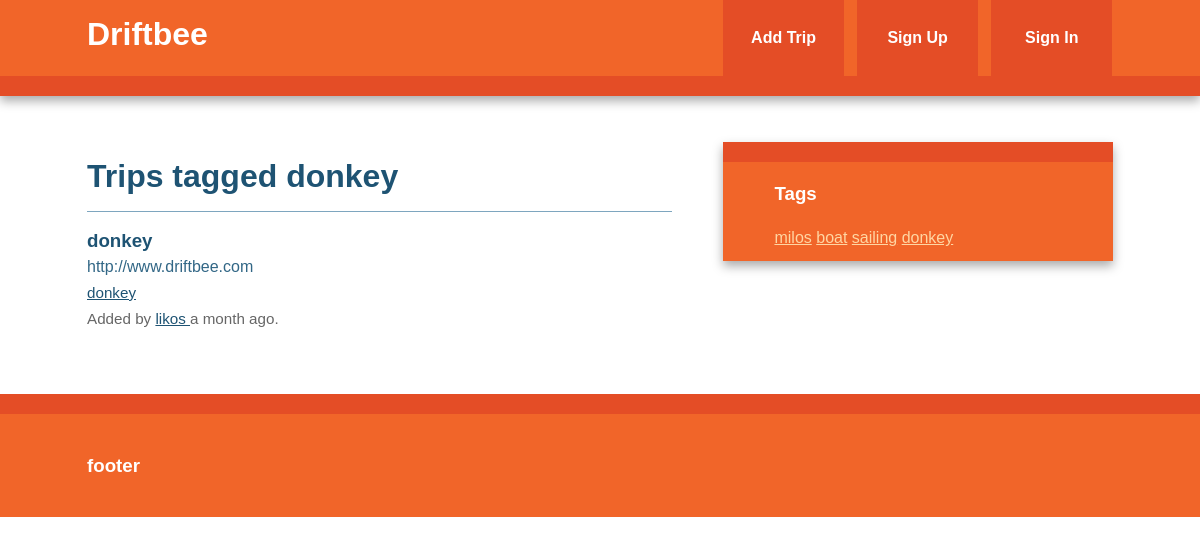
Page /tag/donkey on the committed database.
### thermos/models.py (models this page shows, shortened)
class Tag(db.Model):
    id = db.Column(db.Integer, primary_key=True)
    name = db.Column(db.String(25), nullable=False, unique=True, index=True)
    @staticmethod
    def all():
        return Tag.query.all()
    def __repr__(self):
        return self.name

class Bookmark(db.Model):
    id = db.Column(db.Integer, primary_key=True)
    url = db.Column(db.Text, nullable=False)
    date = db.Column(db.DateTime, default=datetime.utcnow)
    description = db.Column(db.String(300))
    user_id = db.Column(db.Integer, db.ForeignKey('user.id'), nullable=False)
    _tags = db.relationship('Tag', secondary=tags, backref=db.backref('bookmarks', lazy='dynamic'))
    @property
    def tags(self):
        return ",".join([t.name for t in self._tags])
    @tags.setter
    def tags(self, string):
        if string:
            self._tags = [Tag.get_or_create(name) for name in string.split(',')]

class User(db.Model, UserMixin):
    id = db.Column(db.Integer, primary_key=True)
    username = db.Column(db.String(80), unique=True)
    email = db.Column(db.String(120), unique=True)
    bookmarks = db.relationship('Bookmark', backref='user', lazy='dynamic')
    password_hash = db.Column(db.String)
    @property
    def password(self):
        raise AttributeError('password: write-only field')

### thermos/views.py (the view)
@app.route('/tag/<name>')
def tag(name):
    tag = Tag.query.filter_by(name=name).first_or_404()
    return render_template('tag.html',tag=tag)

### thermos/views.py (called while the page is built)
@app.context_processor
def inject_tags():
    return dict(all_tags=Tag.all)

### thermos/templates/tag.html (shortened to what this page needs)
{% extends "base.html" %}
{% block content %}
	<article>
		<header>
			<h1>Trips tagged {{tag}}</h1>
			{% if tag.bookmarks.count()>0 %}
                {% with bookmarks=tag.bookmarks %}
                    {% include "bookmark_list.html" %}
                {% endwith %}
            {% else %}
                There are no trips with this tag.
            {% endif %}
		</header>
	</article>
{% endblock   %}

### thermos/templates/base.html (shortened to what this page needs)
<!doctype html>
<html class="no-js" lang="">
    <head>
        {% block styles %}
            <link rel="stylesheet" href="{{ url_for('static', filename='css/normalize.min.css') }}">
            <link rel="stylesheet" href="{{ url_for('static', filename='css/main.css') }}">
        {% endblock %}
    </head>
    <body>
        <div class="header-container">
            <header class="wrapper clearfix">
                <a href="{{url_for('index')}}"><h1 class="title">Driftbee</h1></a>
                <nav>
                    <ul>
                        <li><a href="{{ url_for('add')}}">Add Trip</a></li>
                        {% if current_user.is_authenticated %}
                            <li><a href="{{ url_for('user', username=current_user.username) }}">My Trips</a></li>
                            <li><a href="{{ url_for('logout') }}">Sign Out</a></li>
                        {% else %}
                            <li><a href="{{ url_for('signup') }}">Sign Up</a></li>
                            <li><a href="{{ url_for('login') }}">Sign In</a></li>
                        {% endif %}
                    </ul>
                </nav>
            </header>
        </div>
        <div class="main-container">
            <div class="main wrapper clearfix">
                {% block content %}
                {% endblock %}
                {% block sidebar %}
                    <aside>
                        <h3>Tags</h3>
                        {% for t in all_tags() %}
                            <a href="{{ url_for('tag',name=t)}}">{{t}}</a>
                        {% endfor%}
                    </aside>
                {% endblock %}
            </div>
        </div>
        <div class="footer-container">
            <footer class="wrapper">
                <h3>footer</h3>
            </footer>
        </div>
    </body>
</html>

### thermos/templates/bookmark_list.html (shortened to what this page needs)
<ul class="bookmarks">
    {% for bookmark in bookmarks %}
    <li>
        <a class="header" href="{{ bookmark.url }}">
            <h3 class="description">
                {{ bookmark.description|truncate(50,killwords=True) }}
            </h3>
            <span class="url">
                {{ bookmark.url|truncate(50,killwords=True) }}
            </span>
        </a>
        <div class="info">
            <span class="tags">
                {% if bookmark.tags %}
                    {% for t in bookmark._tags %}
                        <a href="{{ url_for('tag',name=t)}}">{{ t }}</a>
                       {% endfor %}
                    {% else %}No tags.
                {% endif %}
             </span>
            <br>
            Added by <a href="{{ url_for('user', username=bookmark.user.username) }}">
            {{ bookmark.user.username }}
        </a>
        {{ moment(bookmark.date).fromNow() }}.
        </div>
    </li>
    {% endfor %}
</ul>

### thermos/static/css/main.css (style rules this page uses)
html { color: #222; font-size: 1em; line-height: 1.4; }
body { font: 16px/26px Helvetica, Helvetica Neue, Arial; }
.wrapper { width: 90%; margin: 0 5%; }
.header-container { border-bottom: 20px solid #e44d26; }
.footer-container, .main aside { border-top: 20px solid #e44d26; }
.header-container, .footer-container, .main aside { background: #f16529; }
.title { color: white; }
nav ul { margin: 0; padding: 0; list-style-type: none; }
nav a { display: block; margin-bottom: 10px; padding: 15px 0; text-align: center; text-decoration: none; font-weight: bold; color: white; background: #e44d26; }
.main { padding: 30px 0; }
.main article h1 { font-size: 2em; }
.main aside { color: white; padding: 0px 5% 10px; }
.footer-container footer { color: white; padding: 20px 0; }
a, a:visited { color: #1E5373; }
ul.bookmarks { list-style: none none; padding-left: 0; }
ul.bookmarks li { padding-bottom: .5em; border-top: 1px solid #7EA6BF; padding: 1em 0; }
a.header { color: #326786; text-decoration: none; display: block; }
a.header h3 { margin: 0 0 ; }
div.info { font-size: .95em; color:#666666; }
aside a { color: #FFD6A3; }
h1, h2, h3, h4, h5, h6 { color: #1E5373; }
.main aside h3, footer h3, footer a, footer a:visited { color:white ; }
@media only screen and (min-width: 480px) { nav a { float: left; width: 27%; margin: 0 1.7%; padding: 25px 2%; margin-bottom: 0; } }
@media only screen and (min-width: 480px) { nav li:first-child a { margin-left: 0; } }
@media only screen and (min-width: 480px) { nav li:last-child a { margin-right: 0; } }
@media only screen and (min-width: 480px) { nav ul li { display: inline; } }
@media only screen and (min-width: 768px) { .header-container, .main aside { -webkit-box-shadow: 0 5px 10px #aaa; -moz-box-shadow: 0 5px 10px #aaa; box-shadow: 0 5px 10px #aaa; } }
@media only screen and (min-width: 768px) { .title { float: left; } }
@media only screen and (min-width: 768px) { nav { float: right; width: 38%; } }
@media only screen and (min-width: 768px) { .main article { float: left; width: 57%; } }
@media only screen and (min-width: 768px) { .main aside { float: right; width: 28%; } }
@media only screen and (min-width: 1140px) { .wrapper { width: 1026px; margin: 0 auto; } }
.clearfix:before, .clearfix:after { content: " "; display: table; }
.clearfix:after { clear: both; }
.clearfix { *zoom: 1; }

### rows in the picture
Tag: name "donkey"
Bookmark: description "donkey", url "http://www.driftbee.com", user.username "likos", date "a month ago"
Tag: name "milos"
Tag: name "boat"
Tag: name "sailing"
